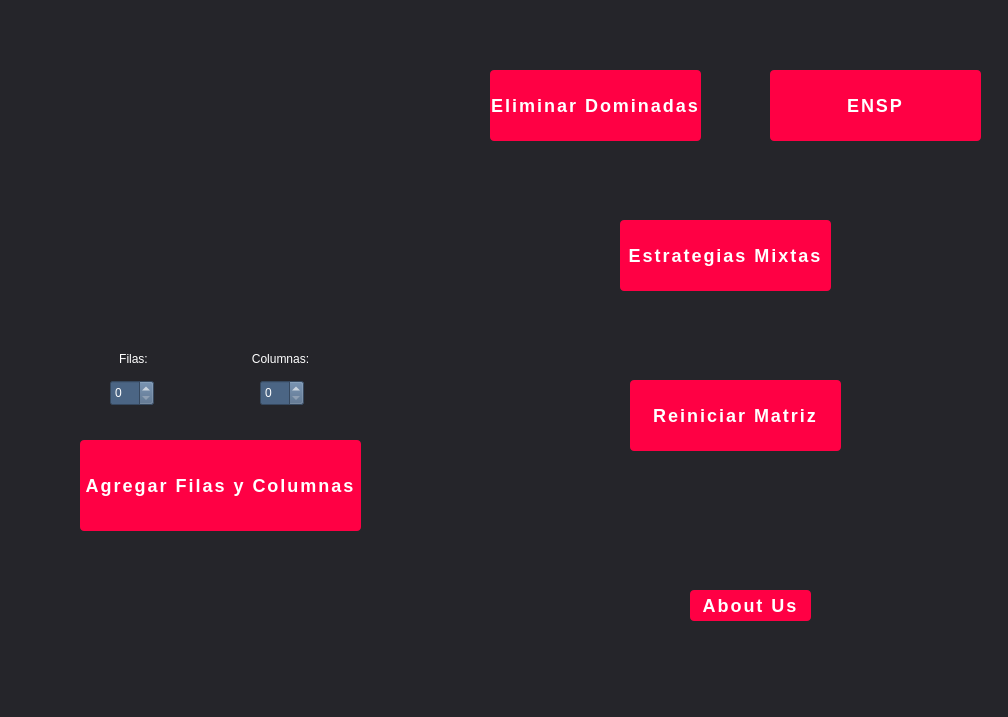
<?xml version="1.0" encoding="UTF-8"?>
<ui version="4.0">
 <class>MainWindow</class>
 <widget class="QMainWindow" name="MainWindow">
  <property name="geometry">
   <rect>
    <x>0</x>
    <y>0</y>
    <width>1008</width>
    <height>717</height>
   </rect>
  </property>
  <property name="windowTitle">
   <string>MainWindow</string>
  </property>
  <property name="styleSheet">
   <string notr="true">QMainWindow{
	background:Coral;
}

QWidget{
	background:#25252A;
}
QPushButton{

	color:white;
	background-color:rgb(255,0,68);
	font:57 11pt &quot;Ubuntu&quot;;
	border-radius:4px;
	letter-spacing: 2px;
	font-size:18px;

	font-weight: bold
}
QPushButton:hover{
	
	background-color:#25252A;
	border-color: #2d98da;
	border-width : 2px;
	border-style:inset;
	
}
QLabel{
	color:white;
}
QSpinBox{
	color:white;
	border-color:white;
	background:#4b6584;
}

</string>
  </property>
  <widget class="QWidget" name="centralwidget">
   <widget class="QWidget" name="gridLayoutWidget">
    <property name="geometry">
     <rect>
      <x>10</x>
      <y>20</y>
      <width>451</width>
      <height>311</height>
     </rect>
    </property>
    <layout class="QGridLayout" name="gridLayout"/>
   </widget>
   <widget class="QPushButton" name="pushButton">
    <property name="geometry">
     <rect>
      <x>490</x>
      <y>70</y>
      <width>211</width>
      <height>71</height>
     </rect>
    </property>
    <property name="styleSheet">
     <string notr="true">.pushButton_2{
	background-color:blue;
}</string>
    </property>
    <property name="text">
     <string>Eliminar Dominadas</string>
    </property>
   </widget>
   <widget class="QPushButton" name="pushButton_2">
    <property name="geometry">
     <rect>
      <x>630</x>
      <y>380</y>
      <width>211</width>
      <height>71</height>
     </rect>
    </property>
    <property name="text">
     <string>Reiniciar Matriz</string>
    </property>
   </widget>
   <widget class="QSpinBox" name="spinBox">
    <property name="geometry">
     <rect>
      <x>110</x>
      <y>380</y>
      <width>44</width>
      <height>26</height>
     </rect>
    </property>
   </widget>
   <widget class="QLabel" name="label">
    <property name="geometry">
     <rect>
      <x>100</x>
      <y>350</y>
      <width>67</width>
      <height>17</height>
     </rect>
    </property>
    <property name="text">
     <string>Filas:</string>
    </property>
    <property name="textFormat">
     <enum>Qt::PlainText</enum>
    </property>
    <property name="alignment">
     <set>Qt::AlignCenter</set>
    </property>
    <property name="wordWrap">
     <bool>false</bool>
    </property>
   </widget>
   <widget class="QLabel" name="label_2">
    <property name="geometry">
     <rect>
      <x>230</x>
      <y>350</y>
      <width>101</width>
      <height>17</height>
     </rect>
    </property>
    <property name="text">
     <string>Columnas:</string>
    </property>
    <property name="textFormat">
     <enum>Qt::PlainText</enum>
    </property>
    <property name="alignment">
     <set>Qt::AlignCenter</set>
    </property>
    <property name="wordWrap">
     <bool>false</bool>
    </property>
   </widget>
   <widget class="QSpinBox" name="spinBox_2">
    <property name="geometry">
     <rect>
      <x>260</x>
      <y>380</y>
      <width>44</width>
      <height>26</height>
     </rect>
    </property>
   </widget>
   <widget class="QPushButton" name="pushButton_3">
    <property name="geometry">
     <rect>
      <x>770</x>
      <y>70</y>
      <width>211</width>
      <height>71</height>
     </rect>
    </property>
    <property name="styleSheet">
     <string notr="true">.pushButton_2{
	background-color:blue;
}</string>
    </property>
    <property name="text">
     <string>ENSP</string>
    </property>
   </widget>
   <widget class="QPushButton" name="pushButton_4">
    <property name="geometry">
     <rect>
      <x>620</x>
      <y>220</y>
      <width>211</width>
      <height>71</height>
     </rect>
    </property>
    <property name="styleSheet">
     <string notr="true">.pushButton_2{
	background-color:blue;
}</string>
    </property>
    <property name="text">
     <string>Estrategias Mixtas</string>
    </property>
   </widget>
   <widget class="QPushButton" name="pushButton_5">
    <property name="geometry">
     <rect>
      <x>80</x>
      <y>440</y>
      <width>281</width>
      <height>91</height>
     </rect>
    </property>
    <property name="text">
     <string>Agregar Filas y Columnas</string>
    </property>
   </widget>
   <widget class="QPushButton" name="pushButton_6">
    <property name="geometry">
     <rect>
      <x>690</x>
      <y>590</y>
      <width>121</width>
      <height>31</height>
     </rect>
    </property>
    <property name="text">
     <string>About Us</string>
    </property>
   </widget>
  </widget>
  <widget class="QMenuBar" name="menubar">
   <property name="geometry">
    <rect>
     <x>0</x>
     <y>0</y>
     <width>1008</width>
     <height>22</height>
    </rect>
   </property>
  </widget>
  <widget class="QStatusBar" name="statusbar"/>
 </widget>
 <resources/>
 <connections/>
</ui>
